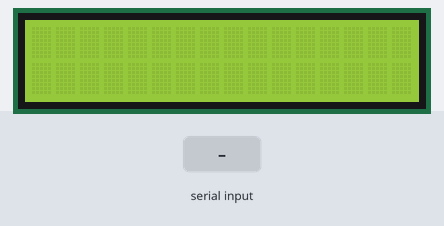
Recording of a sketch running on a simulated Arduino Uno, built with avr-gcc and run on an emulated ATmega328P. Shown: 16×2 character LCD. The test bench sets the inputs (shaded band). What the sketch prints to the serial monitor is not drawn.

Above: at 1.2 s.
1.3 s: "1" received over Serial
At 2.6 s:
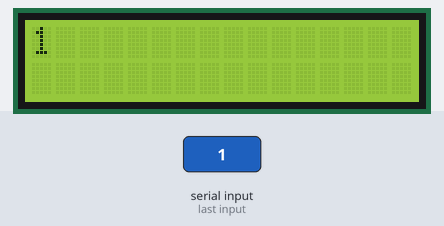
3.8 s: "0" received over Serial
At 5.7 s:
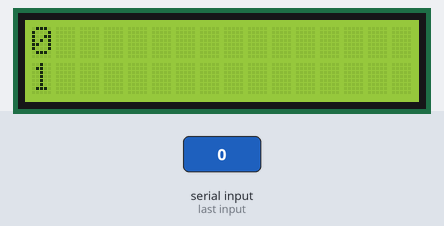
6.3 s: "2" received over Serial
At 7.6 s:
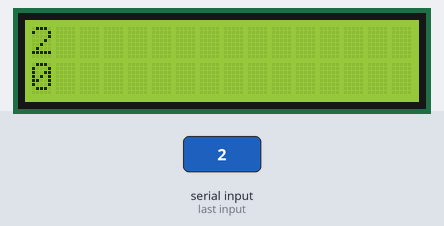
Timing chart, 0 to 9.3 s (numbered marks = the images above; inputs shaded):
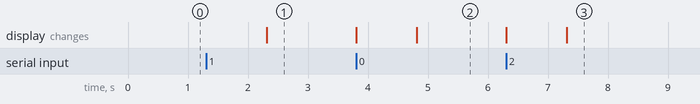

Measured:
- after the input at 1.3 s, the display: changes after 1.0 s (image 1)
- after the input at 3.8 s, the display: first changes at once (image 2 shows a later state)
- after the input at 6.3 s, the display: first changes at once (image 3 shows a later state)

The sketch:

Day_X_LCD.ino
```cpp
// Original Code supplied by Elegoo.
// Major tweaks and documentation by Gerome Cacho

/*

Directions:
- Open serial monitor (Make sure Baudrate is at 9600)
- Type something into serial monitor
- Watch it show up on the LCD screen
- Use the potentiometer to adjust the contrast of the LCD screen
- Old messages gets pushed down until out of the LCD screen altogether

  The circuit:
 * LCD RS pin to digital pin 7
 * LCD Enable pin to digital pin 8
 * LCD D4 pin to digital pin 9
 * LCD D5 pin to digital pin 10
 * LCD D6 pin to digital pin 11
 * LCD D7 pin to digital pin 12
 * LCD R/W pin to ground
 * LCD VSS pin to ground
 * LCD VCC pin to 5V
 * 10K resistor:
 * ends to +5V and ground
 * wiper to LCD VO pin (pin 3)
  */

// include the library code:
#include <LiquidCrystal.h>

#define Chromebook 1;
#define Other 2;


LiquidCrystal lcd(7, 8, 9, 10, 11, 12);       // initialize the library with the numbers of the interface pins for data
String first_line = "                 ";      // Creates variables for first and second line
String second_line;
int adjust = Other;

void setup() {
  lcd.begin(16, 2);                           // set up the LCD's number of columns and rows:
  lcd.clear();                                // Clears the LCD initially
  Serial.begin(9600);                         // Initializes Serial Monitor
}

void loop()
{
  lcd.setCursor(0, 0);                        // set the cursor to column 0, line 0
  if (Serial.available())                     // If we get something from the serial monitor
  {
    lcd.clear();                                // Wipe the LCD clean
    second_line = first_line;                   // Swap line texts
    first_line = Serial.readString();           // Read the message sent through the Serial Monitor
    Serial.print(first_line);                   // Echos the message to the serial monitor
    for (int index = 0; index < 16; index++){   // Prints the message of first_line character by character on the LCD
      lcd.setCursor(index,0);                     // Placement of the Cursor. Priming it to write
      char character = first_line[index];
      lcd.write(character);                       // Writes the character to the LCD screen
      if (index == first_line.length()-adjust){   // Change based on OS. See #defines above
        break;                                      // Used to hard-code against long messages
        }
    }
    for (int index = 0; index < 16; index++){   // Same thing as before, but for the second line
      lcd.setCursor(index,1);
      char character = second_line[index];
      lcd.write(character);
      if (index == second_line.length()-adjust){
        break;
        }
    }
  }
}
```
